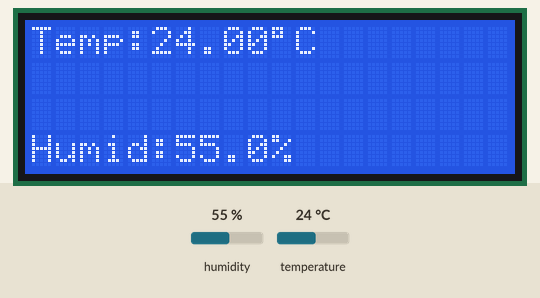
Simulated run of this sketch. Board: Arduino Uno, built with avr-gcc and run on an emulated ATmega328P. Parts: 20×4 character LCD. The inputs (shaded band) are chosen by the test bench; at power-on: humidity 55 %, temperature 24 °C. What the sketch prints to the serial monitor is not drawn.

Above: at 1.2 s.
1.3 s: humidity set to 22 %
At 2.8 s:
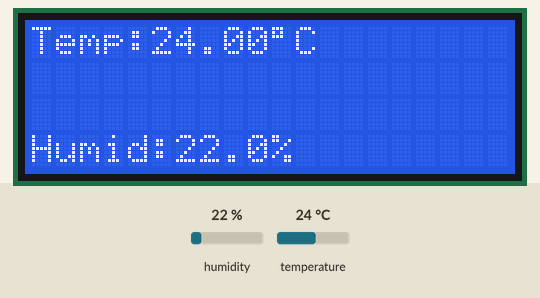
4.0 s: temperature set to 12 °C
At 5.6 s:
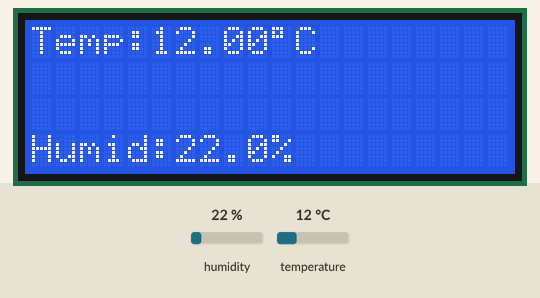
6.7 s: humidity set to 40 %
At 8.7 s:
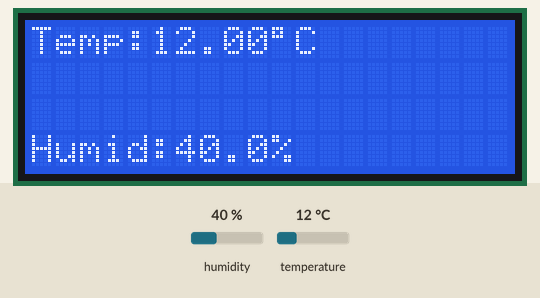
9.7 s: temperature set to 19 °C
Timing chart, 0 to 12.7 s (numbered marks = the images above; inputs shaded):
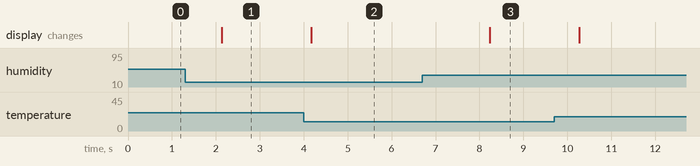

The sketch:

sketch.ino
```cpp
#include <LiquidCrystal_I2C.h>// display via I2C
#include "DHTesp.h" //DHT22

#define I2C_ADDR    0x27 // endereço LCD
#define LCD_COLUMNS 20
#define LCD_LINES   4


int pinosensor = 19;

//objetos
DHTesp dhtSensor;
LiquidCrystal_I2C lcd(I2C_ADDR, LCD_COLUMNS, LCD_LINES);

void setup() {
  Serial.begin(115200);
  lcd.init();
  lcd.backlight();
  dhtSensor.setup(pinosensor, DHTesp::DHT22); // configuração do pino para o sensor
}

void loop() {
  TempAndHumidity  data = dhtSensor.getTempAndHumidity();

  logserial(data);
  mostralcd(data);
}

void logserial(TempAndHumidity d){
  Serial.print("Temp:");
  Serial.print(d.temperature, 2);
  Serial.println("°C");
  Serial.println("Humid:");
  Serial.print(d.humidity,1);
  Serial.println("%");
}

void mostralcd(TempAndHumidity d){
  lcd.setCursor(0,0);
  lcd.print("Temp:");
  lcd.print(d.temperature, 2);
  lcd.print((char)223);
  lcd.print("C");
  lcd.setCursor(0,3);
  lcd.print("Humid:");
  lcd.print(d.humidity,1);
  lcd.print("%");
  delay(2000);
}
```

Measured:
- after the input at 1.3 s, the display: changes after 0.83 s (image 1)
- after the input at 4.0 s, the display: changes after 0.17 s (image 2)
- after the input at 6.7 s, the display: changes after 1.5 s (image 3)
